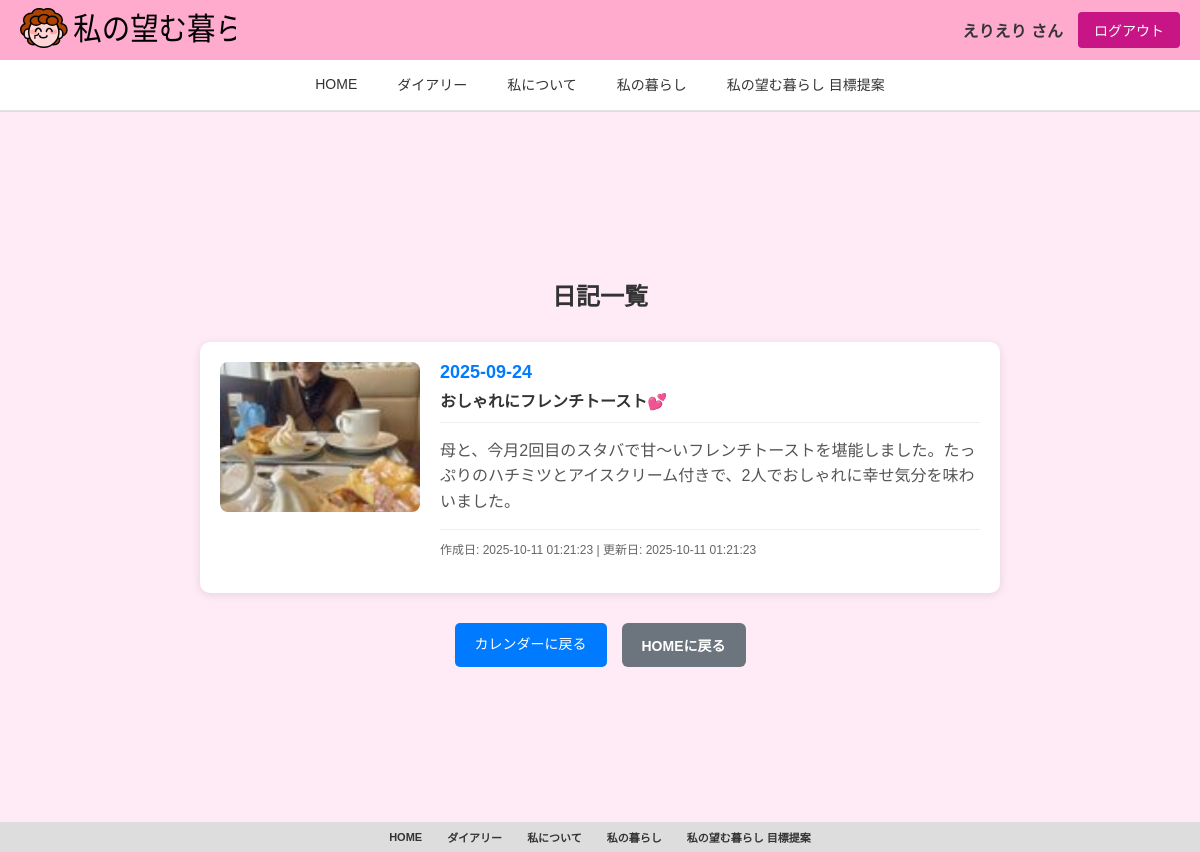
/diary_list (signed in), run on the app's committed database.
### tables this page shows
CREATE TABLE diary (
                id INTEGER PRIMARY KEY AUTOINCREMENT,
                user_id VARCHAR(50) NOT NULL,
                date DATE NOT NULL,
                title VARCHAR(100),
                content TEXT,
                photo_path VARCHAR(255),
                thumbnail_path VARCHAR(255),
                created_at TIMESTAMP DEFAULT CURRENT_TIMESTAMP,
                updated_at TIMESTAMP DEFAULT CURRENT_TIMESTAMP,
                FOREIGN KEY (user_id) REFERENCES users (user_id),
                UNIQUE(user_id, date)
            );

### app.py (the view)
@app.route("/diary_list")
@login_required
def diary_list():
    if session.get("user_type") == "family":
        parent_user_id = session.get("parent_user_id")
        diaries = db.get_diary_by_user_id(parent_user_id)
    else:
        diaries = db.get_diary_by_user_id(session["user_id"])
    return render_template("diary_list.html", diaries=diaries)

### app.py (called while the page is built)
def login_required(f):
    @wraps(f)
    def decorated_function(*args, **kwargs):
        if "user_id" not in session:
            return redirect(url_for("index"))
        return f(*args, **kwargs)
    return decorated_function

### config.py (called while the page is built)
    def get_connection(self):
        conn = sqlite3.connect(self.db_path, timeout=30.0)
        conn.execute("PRAGMA journal_mode=WAL")
        conn.execute("PRAGMA busy_timeout=30000")  # 30秒
        return conn

    def get_diary_by_user_id(self, user_id):
        conn = self.get_connection()
        cursor = conn.cursor()
        cursor.execute("SELECT * FROM diary WHERE user_id = ? ORDER BY date DESC", (user_id,))
        diaries = cursor.fetchall()
        conn.close()
        return diaries

### templates/diary_list.html (shortened to what this page needs)
{% extends "base.html" %}
{% block nickname %}{{ session.get('nickname', 'ゲスト') }}{% endblock %}
{% block content %}
<div class="diary-list-page">
    <h2>日記一覧</h2>
    <div class="diary-list-container">
        {% if diaries %}
        {% for diary in diaries %}
        <div class="diary-entry">
            {% if diary[6] %}
            <div class="diary-photo">
                <img src="{{ diary[6] }}" alt="日記の写真" class="thumbnail" onclick="showFullImage('{{ diary[5] }}')">
            </div>
            {% endif %}
            <div class="diary-content">
                <div class="diary-header">
                    <h3 class="diary-date">{{ diary[2] }}</h3>
                    {% if diary[3] %}
                    <h4 class="diary-title">{{ diary[3] }}</h4>
                    {% endif %}
                </div>
                {% if diary[4] %}
                <div class="diary-text">
                    <p>{{ diary[4] }}</p>
                </div>
                {% endif %}
                <div class="diary-footer">
                    <small class="diary-meta">
                        作成日: {{ diary[7] }} | 更新日: {{ diary[8] }}
                    </small>
                </div>
            </div>
        </div>
        {% endfor %}
        {% else %}
        <div class="no-diaries">
            <p>まだ日記がありません。</p>
            <p><a href="{{ url_for('diary_calendar') }}" class="link-btn">カレンダーで日記を書く</a></p>
        </div>
        {% endif %}
    </div>
    <div class="diary-actions">
        <a href="{{ url_for('diary_calendar') }}" class="calendar-btn">カレンダーに戻る</a>
        <a href="{{ url_for('dashboard') }}" class="back-btn">HOMEに戻る</a>
    </div>
</div>
{% endblock %}

### static/style.css (style rules this page uses)
body { background-color: #FFEBF6; margin: 0; padding: 0; font-family: Arial, sans-serif; min-height: 100vh; }
img { max-width: 100%; height: auto; max-height: 60vh; }
.profile-page, .iwlm-page, .diary-page, .diary-list-page, .howsitgoing-page, .iwlm-table-page, .profile-table-page { max-width: 1200px; margin: 0 auto; padding: 20px; }
.profile-page h2, .iwlm-page h2, .diary-page h2, .diary-list-page h2, .howsitgoing-page h2, .iwlm-table-page h2, .profile-table-page h2 { text-align: center; color: #333; margin-bottom: 30px; }
.edit-btn, .create-btn, .delete-btn, .back-btn { padding: 10px 20px; border: none; border-radius: 5px; cursor: pointer; text-decoration: none; font-size: 14px; text-align: center; display: inline-block; }
.back-btn { background: #6c757d; color: white; }
.list-btn, .calendar-btn, .back-btn { padding: 10px 20px; background: #007bff; color: white; text-decoration: none; border-radius: 5px; font-size: 14px; }
.diary-list-page { max-width: 800px; margin: 0 auto; padding: 20px; }
.diary-list-container { margin-bottom: 30px; }
.diary-entry { background: white; border-radius: 10px; box-shadow: 0 2px 10px rgba(0, 0, 0, 0.1); padding: 20px; margin-bottom: 20px; display: flex; gap: 20px; }
.diary-header { border-bottom: 1px solid #eee; padding-bottom: 10px; margin-bottom: 15px; }
.diary-date { color: #007bff; font-size: 18px; margin: 0 0 5px 0; }
.diary-title { color: #333; font-size: 16px; margin: 0; }
.diary-content { flex: 1; margin-bottom: 15px; }
.diary-text { margin-bottom: 15px; }
.diary-text p { margin: 0; line-height: 1.6; color: #555; }
.diary-photo { flex-shrink: 0; width: 200px; text-align: center; }
.thumbnail { width: 100%; max-width: 200px; height: 150px; object-fit: cover; border-radius: 8px; cursor: pointer; transition: transform 0.2s; }
.diary-footer { border-top: 1px solid #eee; padding-top: 10px; flex-basis: 100%; }
.diary-meta { color: #666; font-size: 12px; }
.diary-actions { display: flex; gap: 15px; justify-content: center; }
.print-btn, .profile-btn, .iwlm-btn, .back-btn, .update-btn, .history-btn, .current-goals-btn { padding: 12px 20px; border: none; border-radius: 6px; cursor: pointer; font-size: 14px; font-weight: bold; text-decoration: none; display: inline-block; transition: all 0.3s ease; }

### data on the page
diary: thumbnail_path+photo_path (picture), date "2025-09-24", title "おしゃれにフレンチトースト💕", content "母と、今月2回目のスタバで甘～いフレンチトーストを堪能しました。たっぷりのハチミツとアイスクリーム付きで、2人でおしゃれに幸せ気分を味わいました。", created_at "2025-10-11 01:21:23", updated_at "2025-10-11 01:21:23"

### other printed values
{{ session.get('nickname', 'ゲスト') }} "えりえり"
